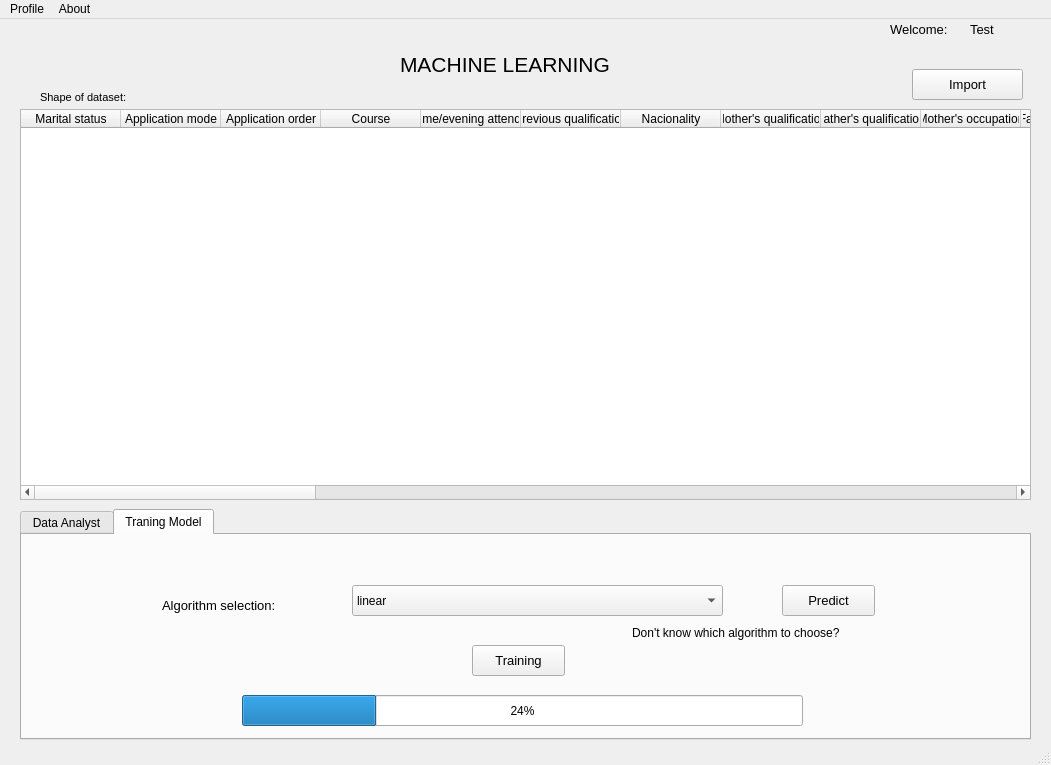
<?xml version="1.0" encoding="UTF-8"?>
<ui version="4.0">
 <class>main_window</class>
 <widget class="QMainWindow" name="main_window">
  <property name="geometry">
   <rect>
    <x>0</x>
    <y>0</y>
    <width>1051</width>
    <height>765</height>
   </rect>
  </property>
  <property name="windowTitle">
   <string>Machine Learning</string>
  </property>
  <widget class="QWidget" name="centralwidget">
   <widget class="QLabel" name="label">
    <property name="geometry">
     <rect>
      <x>400</x>
      <y>30</y>
      <width>251</width>
      <height>31</height>
     </rect>
    </property>
    <property name="font">
     <font>
      <pointsize>16</pointsize>
     </font>
    </property>
    <property name="text">
     <string>MACHINE LEARNING</string>
    </property>
   </widget>
   <widget class="QPushButton" name="import_btn">
    <property name="geometry">
     <rect>
      <x>912</x>
      <y>50</y>
      <width>111</width>
      <height>31</height>
     </rect>
    </property>
    <property name="font">
     <font>
      <pointsize>10</pointsize>
     </font>
    </property>
    <property name="text">
     <string>Import</string>
    </property>
   </widget>
   <widget class="QTableWidget" name="data_table">
    <property name="geometry">
     <rect>
      <x>20</x>
      <y>90</y>
      <width>1011</width>
      <height>391</height>
     </rect>
    </property>
    <column>
     <property name="text">
      <string>Marital status</string>
     </property>
    </column>
    <column>
     <property name="text">
      <string>Application mode</string>
     </property>
     <property name="background">
      <color>
       <red>0</red>
       <green>0</green>
       <blue>0</blue>
      </color>
     </property>
    </column>
    <column>
     <property name="text">
      <string>Application order</string>
     </property>
    </column>
    <column>
     <property name="text">
      <string>Course</string>
     </property>
    </column>
    <column>
     <property name="text">
      <string>Daytime/evening attendance</string>
     </property>
    </column>
    <column>
     <property name="text">
      <string>Previous qualification</string>
     </property>
    </column>
    <column>
     <property name="text">
      <string>Nacionality</string>
     </property>
    </column>
    <column>
     <property name="text">
      <string>Mother's qualification</string>
     </property>
    </column>
    <column>
     <property name="text">
      <string>Father's qualification</string>
     </property>
    </column>
    <column>
     <property name="text">
      <string>Mother's occupation</string>
     </property>
    </column>
    <column>
     <property name="text">
      <string>Father's occupation</string>
     </property>
    </column>
    <column>
     <property name="text">
      <string>Displaced</string>
     </property>
    </column>
    <column>
     <property name="text">
      <string>Educational special needs</string>
     </property>
    </column>
    <column>
     <property name="text">
      <string>Debtor</string>
     </property>
    </column>
    <column>
     <property name="text">
      <string>Tuition fees up to date</string>
     </property>
    </column>
    <column>
     <property name="text">
      <string>Gender</string>
     </property>
    </column>
    <column>
     <property name="text">
      <string>Scholarship holder</string>
     </property>
    </column>
    <column>
     <property name="text">
      <string>Age at enrollment</string>
     </property>
    </column>
    <column>
     <property name="text">
      <string>International</string>
     </property>
    </column>
    <column>
     <property name="text">
      <string>Curricular units 1st sem (credited)</string>
     </property>
    </column>
    <column>
     <property name="text">
      <string>Curricular units 1st sem (enrolled)</string>
     </property>
    </column>
    <column>
     <property name="text">
      <string>Curricular units 1st sem (evaluations)</string>
     </property>
    </column>
    <column>
     <property name="text">
      <string>Curricular units 1st sem (approved)</string>
     </property>
    </column>
    <column>
     <property name="text">
      <string>Curricular units 1st sem (grade)</string>
     </property>
    </column>
    <column>
     <property name="text">
      <string>Curricular Units 1st Sem (without Evaluations)</string>
     </property>
    </column>
    <column>
     <property name="text">
      <string>Curricular Units 2nd Sem (credited)</string>
     </property>
    </column>
    <column>
     <property name="text">
      <string>Curricular Units 2nd Sem (enrolled)</string>
     </property>
    </column>
    <column>
     <property name="text">
      <string>Curricular Units 2nd Sem (evaluations)</string>
     </property>
    </column>
    <column>
     <property name="text">
      <string>Curricular Units 2nd Sem (approved)</string>
     </property>
    </column>
    <column>
     <property name="text">
      <string>Curricular Units 2nd Sem (grade)</string>
     </property>
    </column>
    <column>
     <property name="text">
      <string>Curricular Units 2nd Sem (without Evaluations)</string>
     </property>
    </column>
    <column>
     <property name="text">
      <string>Unemployment Rate</string>
     </property>
    </column>
    <column>
     <property name="text">
      <string>Inflation Rate</string>
     </property>
    </column>
    <column>
     <property name="text">
      <string>Inflation Rate</string>
     </property>
    </column>
    <column>
     <property name="text">
      <string>Target</string>
     </property>
    </column>
   </widget>
   <widget class="QLabel" name="label_2">
    <property name="geometry">
     <rect>
      <x>890</x>
      <y>0</y>
      <width>81</width>
      <height>20</height>
     </rect>
    </property>
    <property name="font">
     <font>
      <pointsize>10</pointsize>
     </font>
    </property>
    <property name="text">
     <string>Welcome: </string>
    </property>
   </widget>
   <widget class="QLabel" name="label_3">
    <property name="geometry">
     <rect>
      <x>970</x>
      <y>0</y>
      <width>81</width>
      <height>21</height>
     </rect>
    </property>
    <property name="font">
     <font>
      <pointsize>10</pointsize>
     </font>
    </property>
    <property name="text">
     <string>Test</string>
    </property>
   </widget>
   <widget class="QLabel" name="label_4">
    <property name="geometry">
     <rect>
      <x>40</x>
      <y>70</y>
      <width>101</width>
      <height>16</height>
     </rect>
    </property>
    <property name="font">
     <font>
      <pointsize>8</pointsize>
     </font>
    </property>
    <property name="text">
     <string>Shape of dataset: </string>
    </property>
   </widget>
   <widget class="QLabel" name="shape">
    <property name="geometry">
     <rect>
      <x>150</x>
      <y>70</y>
      <width>161</width>
      <height>16</height>
     </rect>
    </property>
    <property name="font">
     <font>
      <pointsize>8</pointsize>
     </font>
    </property>
    <property name="text">
     <string/>
    </property>
   </widget>
   <widget class="QTabWidget" name="tab_ml">
    <property name="geometry">
     <rect>
      <x>20</x>
      <y>490</y>
      <width>1011</width>
      <height>231</height>
     </rect>
    </property>
    <property name="currentIndex">
     <number>1</number>
    </property>
    <widget class="QWidget" name="data">
     <attribute name="title">
      <string>Data Analyst</string>
     </attribute>
     <widget class="QComboBox" name="cbo_data">
      <property name="geometry">
       <rect>
        <x>20</x>
        <y>130</y>
        <width>321</width>
        <height>31</height>
       </rect>
      </property>
      <item>
       <property name="text">
        <string>Percentage of Student Target</string>
       </property>
      </item>
      <item>
       <property name="text">
        <string>Number of student target by Genders</string>
       </property>
      </item>
      <item>
       <property name="text">
        <string>Number of student target by Marital Status</string>
       </property>
      </item>
      <item>
       <property name="text">
        <string>Number of student enrolled by Ages</string>
       </property>
      </item>
      <item>
       <property name="text">
        <string>Dropout percentage by Ages</string>
       </property>
      </item>
      <item>
       <property name="text">
        <string>Number of student with Educational Special Needs</string>
       </property>
      </item>
      <item>
       <property name="text">
        <string>Statistics/comparison in Number of student Target by Debt</string>
       </property>
      </item>
      <item>
       <property name="text">
        <string>Rate of Unemployment student</string>
       </property>
      </item>
      <item>
       <property name="text">
        <string>Correlation heatmap between variables</string>
       </property>
      </item>
      <item>
       <property name="text">
        <string>Assess the accuracy of the model through the confusion matrix scale</string>
       </property>
      </item>
     </widget>
     <widget class="QPushButton" name="btn_view">
      <property name="geometry">
       <rect>
        <x>380</x>
        <y>130</y>
        <width>89</width>
        <height>31</height>
       </rect>
      </property>
      <property name="text">
       <string>View</string>
      </property>
     </widget>
     <widget class="QLabel" name="label_5">
      <property name="geometry">
       <rect>
        <x>10</x>
        <y>40</y>
        <width>281</width>
        <height>21</height>
       </rect>
      </property>
      <property name="font">
       <font>
        <pointsize>10</pointsize>
       </font>
      </property>
      <property name="text">
       <string>Analyst the data from the import file:</string>
      </property>
     </widget>
     <widget class="QLabel" name="label_7">
      <property name="geometry">
       <rect>
        <x>510</x>
        <y>40</y>
        <width>211</width>
        <height>21</height>
       </rect>
      </property>
      <property name="font">
       <font>
        <pointsize>10</pointsize>
       </font>
      </property>
      <property name="text">
       <string>Correlation chart of columns:</string>
      </property>
     </widget>
     <widget class="Line" name="line">
      <property name="geometry">
       <rect>
        <x>490</x>
        <y>0</y>
        <width>16</width>
        <height>201</height>
       </rect>
      </property>
      <property name="orientation">
       <enum>Qt::Vertical</enum>
      </property>
     </widget>
     <widget class="QComboBox" name="comboBox_2">
      <property name="geometry">
       <rect>
        <x>540</x>
        <y>130</y>
        <width>321</width>
        <height>31</height>
       </rect>
      </property>
      <item>
       <property name="text">
        <string>Marital status</string>
       </property>
      </item>
      <item>
       <property name="text">
        <string>Application mode</string>
       </property>
      </item>
      <item>
       <property name="text">
        <string>Application order</string>
       </property>
      </item>
      <item>
       <property name="text">
        <string>Course</string>
       </property>
      </item>
      <item>
       <property name="text">
        <string>Daytime/evening attendance</string>
       </property>
      </item>
      <item>
       <property name="text">
        <string>Previous qualification</string>
       </property>
      </item>
      <item>
       <property name="text">
        <string>Mother's qualification</string>
       </property>
      </item>
      <item>
       <property name="text">
        <string>Father's qualification</string>
       </property>
      </item>
      <item>
       <property name="text">
        <string>Mother's occupation</string>
       </property>
      </item>
      <item>
       <property name="text">
        <string>Father's occupation</string>
       </property>
      </item>
      <item>
       <property name="text">
        <string>Displaced</string>
       </property>
      </item>
      <item>
       <property name="text">
        <string>Educational special needs</string>
       </property>
      </item>
      <item>
       <property name="text">
        <string>Debtor</string>
       </property>
      </item>
      <item>
       <property name="text">
        <string>Tuition fees up to date</string>
       </property>
      </item>
      <item>
       <property name="text">
        <string>Gender</string>
       </property>
      </item>
      <item>
       <property name="text">
        <string>Scholarship holder</string>
       </property>
      </item>
      <item>
       <property name="text">
        <string>Age at enrollment</string>
       </property>
      </item>
      <item>
       <property name="text">
        <string>Curricular units 1st sem (credited)</string>
       </property>
      </item>
      <item>
       <property name="text">
        <string>Curricular units 1st sem (enrolled)</string>
       </property>
      </item>
      <item>
       <property name="text">
        <string>Curricular units 1st sem (evaluations)</string>
       </property>
      </item>
      <item>
       <property name="text">
        <string>Curricular units 1st sem (approved)</string>
       </property>
      </item>
      <item>
       <property name="text">
        <string>Curricular units 1st sem (grade)</string>
       </property>
      </item>
      <item>
       <property name="text">
        <string>Curricular units 1st sem (without evaluations)</string>
       </property>
      </item>
      <item>
       <property name="text">
        <string>Curricular units 2nd sem (credited)</string>
       </property>
      </item>
      <item>
       <property name="text">
        <string>Curricular units 2nd sem (enrolled)</string>
       </property>
      </item>
      <item>
       <property name="text">
        <string>Curricular units 2nd sem (evaluations)</string>
       </property>
      </item>
      <item>
       <property name="text">
        <string>Curricular units 2nd sem (approved)</string>
       </property>
      </item>
      <item>
       <property name="text">
        <string>Curricular units 2nd sem (grade)</string>
       </property>
      </item>
      <item>
       <property name="text">
        <string>Curricular units 2nd sem (without evaluations)</string>
       </property>
      </item>
      <item>
       <property name="text">
        <string>Unemployment rate</string>
       </property>
      </item>
      <item>
       <property name="text">
        <string>Inflation rate</string>
       </property>
      </item>
      <item>
       <property name="text">
        <string>GDP</string>
       </property>
      </item>
     </widget>
     <widget class="QPushButton" name="pushButton">
      <property name="geometry">
       <rect>
        <x>900</x>
        <y>130</y>
        <width>89</width>
        <height>31</height>
       </rect>
      </property>
      <property name="text">
       <string>View</string>
      </property>
     </widget>
     <widget class="QLabel" name="label_8">
      <property name="geometry">
       <rect>
        <x>520</x>
        <y>70</y>
        <width>471</width>
        <height>21</height>
       </rect>
      </property>
      <property name="text">
       <string>TextLabel</string>
      </property>
     </widget>
     <widget class="QLabel" name="label_9">
      <property name="geometry">
       <rect>
        <x>970</x>
        <y>0</y>
        <width>55</width>
        <height>16</height>
       </rect>
      </property>
      <property name="text">
       <string>Clear</string>
      </property>
     </widget>
     <widget class="QLabel" name="label_10">
      <property name="geometry">
       <rect>
        <x>520</x>
        <y>110</y>
        <width>471</width>
        <height>20</height>
       </rect>
      </property>
      <property name="text">
       <string>TextLabel</string>
      </property>
     </widget>
    </widget>
    <widget class="QWidget" name="Training">
     <attribute name="title">
      <string>Traning Model</string>
     </attribute>
     <widget class="QProgressBar" name="progressBar">
      <property name="geometry">
       <rect>
        <x>220</x>
        <y>160</y>
        <width>561</width>
        <height>31</height>
       </rect>
      </property>
      <property name="value">
       <number>24</number>
      </property>
     </widget>
     <widget class="QLabel" name="label_6">
      <property name="geometry">
       <rect>
        <x>140</x>
        <y>60</y>
        <width>151</width>
        <height>21</height>
       </rect>
      </property>
      <property name="font">
       <font>
        <pointsize>10</pointsize>
       </font>
      </property>
      <property name="text">
       <string>Algorithm selection:</string>
      </property>
     </widget>
     <widget class="QPushButton" name="btn_train">
      <property name="geometry">
       <rect>
        <x>450</x>
        <y>110</y>
        <width>93</width>
        <height>31</height>
       </rect>
      </property>
      <property name="font">
       <font>
        <pointsize>10</pointsize>
       </font>
      </property>
      <property name="text">
       <string>Training</string>
      </property>
     </widget>
     <widget class="QPushButton" name="btn_pridict">
      <property name="geometry">
       <rect>
        <x>760</x>
        <y>50</y>
        <width>93</width>
        <height>31</height>
       </rect>
      </property>
      <property name="font">
       <font>
        <pointsize>10</pointsize>
       </font>
      </property>
      <property name="text">
       <string>Predict</string>
      </property>
     </widget>
     <widget class="QComboBox" name="comboBox">
      <property name="geometry">
       <rect>
        <x>330</x>
        <y>50</y>
        <width>371</width>
        <height>31</height>
       </rect>
      </property>
      <item>
       <property name="text">
        <string>linear</string>
       </property>
      </item>
      <item>
       <property name="text">
        <string>forest</string>
       </property>
      </item>
      <item>
       <property name="text">
        <string>decision tree</string>
       </property>
      </item>
     </widget>
     <widget class="QLabel" name="label_11">
      <property name="geometry">
       <rect>
        <x>610</x>
        <y>90</y>
        <width>251</width>
        <height>16</height>
       </rect>
      </property>
      <property name="text">
       <string>Don't know which algorithm to choose?</string>
      </property>
     </widget>
    </widget>
   </widget>
  </widget>
  <widget class="QMenuBar" name="menubar">
   <property name="geometry">
    <rect>
     <x>0</x>
     <y>0</y>
     <width>1051</width>
     <height>25</height>
    </rect>
   </property>
   <widget class="QMenu" name="menuProfile">
    <property name="title">
     <string>Profile</string>
    </property>
    <addaction name="actionUpdate_profile"/>
    <addaction name="actionSign_out"/>
   </widget>
   <widget class="QMenu" name="menuAbout">
    <property name="title">
     <string>About</string>
    </property>
    <addaction name="actionAbout_us"/>
   </widget>
   <addaction name="menuProfile"/>
   <addaction name="menuAbout"/>
  </widget>
  <widget class="QStatusBar" name="statusbar"/>
  <action name="actionUpdate_profile">
   <property name="text">
    <string>Update profile</string>
   </property>
  </action>
  <action name="actionSign_out">
   <property name="text">
    <string>Sign out</string>
   </property>
  </action>
  <action name="actionAbout_us">
   <property name="text">
    <string>About us</string>
   </property>
  </action>
 </widget>
 <resources/>
 <connections/>
</ui>
